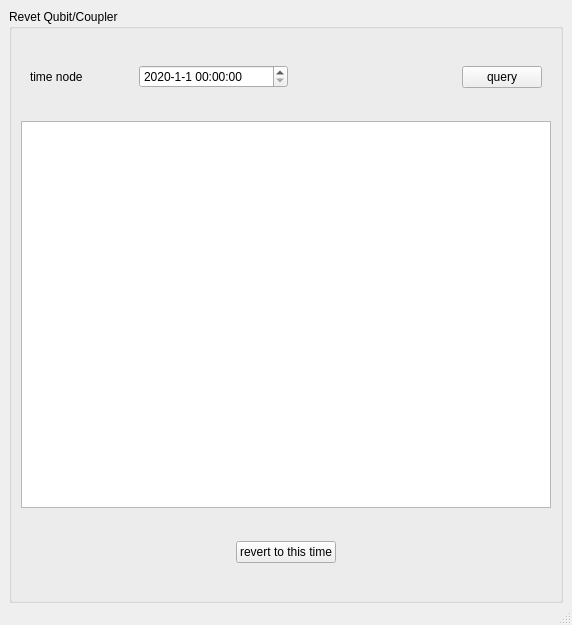
<?xml version="1.0" encoding="UTF-8"?>
<ui version="4.0">
 <class>MainWindow</class>
 <widget class="QMainWindow" name="MainWindow">
  <property name="geometry">
   <rect>
    <x>0</x>
    <y>0</y>
    <width>572</width>
    <height>625</height>
   </rect>
  </property>
  <property name="windowTitle">
   <string>Revert Bits</string>
  </property>
  <widget class="QWidget" name="centralwidget">
   <layout class="QGridLayout" name="gridLayout">
    <property name="bottomMargin">
     <number>0</number>
    </property>
    <item row="0" column="0">
     <widget class="QGroupBox" name="groupBox_2">
      <property name="title">
       <string>Revet Qubit/Coupler</string>
      </property>
      <layout class="QGridLayout" name="gridLayout_2" rowstretch="1,5,1" rowminimumheight="1,5,1">
       <item row="0" column="0">
        <widget class="QWidget" name="widget_5" native="true">
         <layout class="QHBoxLayout" name="horizontalLayout_5" stretch="5,0">
          <property name="leftMargin">
           <number>0</number>
          </property>
          <property name="topMargin">
           <number>0</number>
          </property>
          <property name="rightMargin">
           <number>0</number>
          </property>
          <property name="bottomMargin">
           <number>0</number>
          </property>
          <item>
           <widget class="QWidget" name="widget_12" native="true">
            <layout class="QVBoxLayout" name="verticalLayout_4">
             <property name="leftMargin">
              <number>0</number>
             </property>
             <property name="topMargin">
              <number>0</number>
             </property>
             <property name="rightMargin">
              <number>0</number>
             </property>
             <property name="bottomMargin">
              <number>0</number>
             </property>
             <item>
              <widget class="QWidget" name="widget_6" native="true">
               <layout class="QHBoxLayout" name="horizontalLayout" stretch="1,1,3,3">
                <item>
                 <widget class="QLabel" name="label_4">
                  <property name="text">
                   <string>time node</string>
                  </property>
                 </widget>
                </item>
                <item>
                 <spacer name="horizontalSpacer_6">
                  <property name="orientation">
                   <enum>Qt::Horizontal</enum>
                  </property>
                  <property name="sizeHint" stdset="0">
                   <size>
                    <width>58</width>
                    <height>20</height>
                   </size>
                  </property>
                 </spacer>
                </item>
                <item>
                 <widget class="QDateTimeEdit" name="TimeNodeText">
                  <property name="minimumDateTime">
                   <datetime>
                    <hour>0</hour>
                    <minute>0</minute>
                    <second>0</second>
                    <year>2020</year>
                    <month>1</month>
                    <day>1</day>
                   </datetime>
                  </property>
                  <property name="currentSection">
                   <enum>QDateTimeEdit::YearSection</enum>
                  </property>
                  <property name="displayFormat">
                   <string>yyyy-M-d HH:mm:ss</string>
                  </property>
                 </widget>
                </item>
                <item>
                 <spacer name="horizontalSpacer_4">
                  <property name="orientation">
                   <enum>Qt::Horizontal</enum>
                  </property>
                  <property name="sizeHint" stdset="0">
                   <size>
                    <width>91</width>
                    <height>20</height>
                   </size>
                  </property>
                 </spacer>
                </item>
               </layout>
              </widget>
             </item>
            </layout>
           </widget>
          </item>
          <item>
           <widget class="QWidget" name="widget_14" native="true">
            <layout class="QVBoxLayout" name="verticalLayout_5">
             <item>
              <spacer name="verticalSpacer_3">
               <property name="orientation">
                <enum>Qt::Vertical</enum>
               </property>
               <property name="sizeHint" stdset="0">
                <size>
                 <width>20</width>
                 <height>15</height>
                </size>
               </property>
              </spacer>
             </item>
             <item>
              <widget class="QPushButton" name="queryRevertButton">
               <property name="text">
                <string>query</string>
               </property>
              </widget>
             </item>
             <item>
              <spacer name="verticalSpacer_4">
               <property name="orientation">
                <enum>Qt::Vertical</enum>
               </property>
               <property name="sizeHint" stdset="0">
                <size>
                 <width>20</width>
                 <height>15</height>
                </size>
               </property>
              </spacer>
             </item>
            </layout>
           </widget>
          </item>
         </layout>
        </widget>
       </item>
       <item row="1" column="0">
        <widget class="QTableViewRevertWidget" name="tableRevertView"/>
       </item>
       <item row="2" column="0">
        <widget class="QWidget" name="widget" native="true">
         <layout class="QHBoxLayout" name="horizontalLayout_2">
          <item>
           <spacer name="horizontalSpacer">
            <property name="orientation">
             <enum>Qt::Horizontal</enum>
            </property>
            <property name="sizeHint" stdset="0">
             <size>
              <width>451</width>
              <height>20</height>
             </size>
            </property>
           </spacer>
          </item>
          <item>
           <widget class="QPushButton" name="RevetButton">
            <property name="text">
             <string>revert to this time</string>
            </property>
           </widget>
          </item>
          <item>
           <spacer name="horizontalSpacer_2">
            <property name="orientation">
             <enum>Qt::Horizontal</enum>
            </property>
            <property name="sizeHint" stdset="0">
             <size>
              <width>450</width>
              <height>20</height>
             </size>
            </property>
           </spacer>
          </item>
         </layout>
        </widget>
       </item>
      </layout>
     </widget>
    </item>
   </layout>
  </widget>
  <widget class="QStatusBar" name="statusbar"/>
  <action name="actionCreatSpace">
   <property name="text">
    <string>Creat Space</string>
   </property>
  </action>
  <action name="actionRefresh">
   <property name="text">
    <string>refresh</string>
   </property>
  </action>
  <action name="actionCopySpace">
   <property name="text">
    <string>Copy Space</string>
   </property>
  </action>
 </widget>
 <customwidgets>
  <customwidget>
   <class>QTableViewRevertWidget</class>
   <extends>QTableView</extends>
   <header>.widgets.component.table_view_revert</header>
  </customwidget>
 </customwidgets>
 <resources/>
 <connections>
  <connection>
   <sender>queryRevertButton</sender>
   <signal>clicked()</signal>
   <receiver>MainWindow</receiver>
   <slot>query_revert_bits()</slot>
   <hints>
    <hint type="sourcelabel">
     <x>962</x>
     <y>105</y>
    </hint>
    <hint type="destinationlabel">
     <x>513</x>
     <y>323</y>
    </hint>
   </hints>
  </connection>
  <connection>
   <sender>RevetButton</sender>
   <signal>clicked()</signal>
   <receiver>MainWindow</receiver>
   <slot>revert_bits()</slot>
   <hints>
    <hint type="sourcelabel">
     <x>286</x>
     <y>555</y>
    </hint>
    <hint type="destinationlabel">
     <x>285</x>
     <y>312</y>
    </hint>
   </hints>
  </connection>
 </connections>
 <slots>
  <slot>query_revert_bits()</slot>
  <slot>revert_bits()</slot>
 </slots>
</ui>
